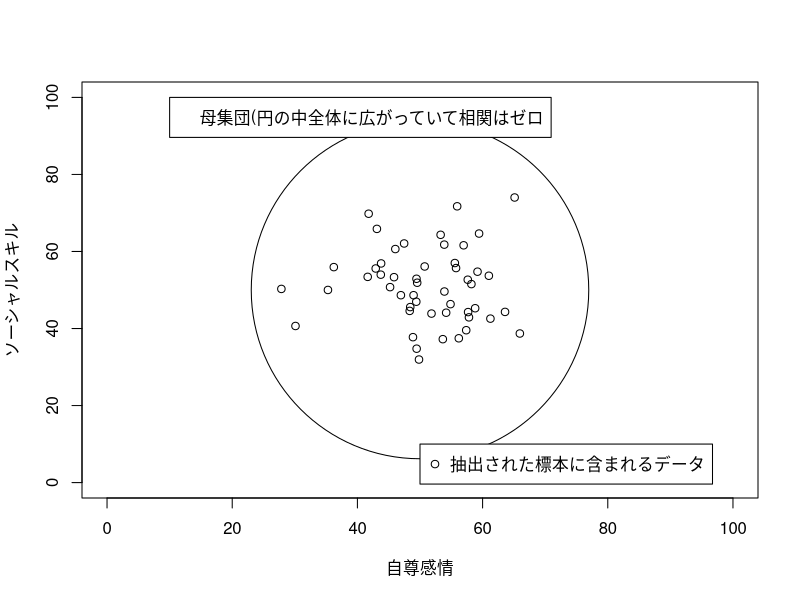
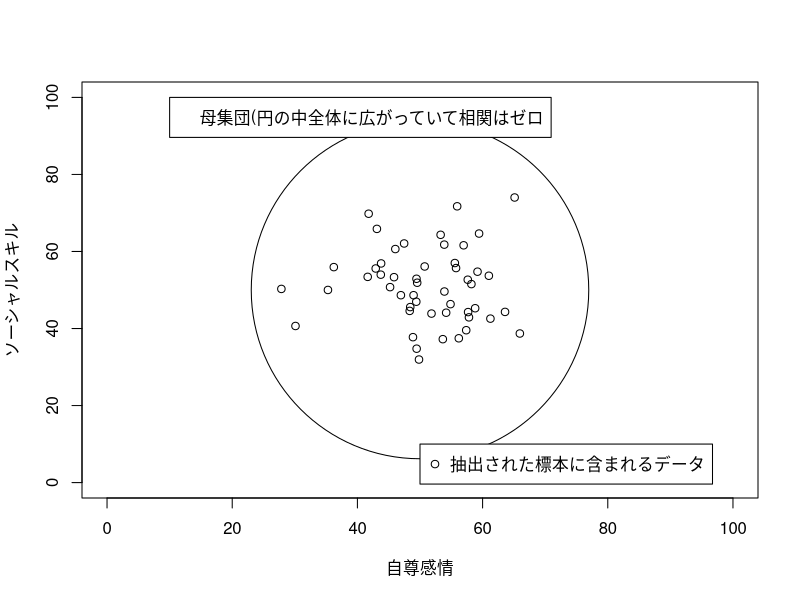

R code for these plots, in order:
## ---- chunk 1
set.seed(1)
A <- rnorm(50)
B <- rnorm(50)
自尊感情 <- 10*A+50
ソーシャルスキル <- 10*B+50
## ---- chunk 2
plot(自尊感情,ソーシャルスキル,xlim=c(0,100), ylim=c(0,100))
points(50,50,cex=45)
legend(50,10,legend="抽出された標本に含まれるデータ",pch=1)
legend(10,100,legend="母集団(円の中全体に広がっていて相関はゼロ")
## ---- chunk 3
1+1
2+2
3+4
5+5
## ---- chunk 4



## ---- chunk 5
set.seed(1)
A <- rnorm(50)
B <- rnorm(50)
自尊感情 <- 10*A+50
ソーシャルスキル <- 10*B+50
## ---- chunk 6
plot(自尊感情,ソーシャルスキル,xlim=c(0,100), ylim=c(0,100))
points(50,50,cex=45)
legend(50,10,legend="抽出された標本に含まれるデータ",pch=1)
legend(10,100,legend="母集団(円の中全体に広がっていて相関はゼロ")
## ---- chunk 7
1+1
2+2
3+4
5+5
## ---- chunk 8



